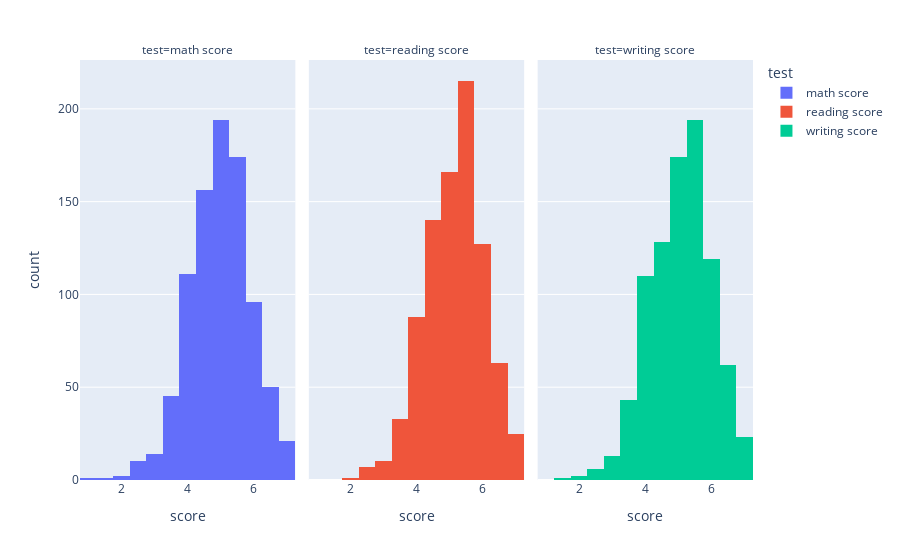

Notebook cell for this chart:
### Markdown cell above
**Histograma con Faceta:**

### Code cell
fig = px.histogram(df_scores, x="score", color="test", facet_col='test',nbins=13,
                         hover_data=df_scores.columns)
fig.show()

### Figure 1 — Plotly figure (JSON) as saved in the notebook; plotly's stock layout.template omitted (floating-point values rounded to 4 significant figures; data arrays with more than 128 entries replaced by an {"elided": "..."} marker saying what was removed)
{"data": [{"alignmentgroup": "True", "bingroup": "x", "hovertemplate": "test=math score<br>score=%{x}<br>count=%{y}<extra></extra>", "legendgroup": "math score", "marker": {"color": "#636efa", "pattern": {"shape": ""}}, "name": "math score", "nbinsx": 13, "offsetgroup": "math score", "orientation": "v", "showlegend": true, "type": "histogram", "x": {"elided": "875 float values"}, "xaxis": "x", "yaxis": "y"}, {"alignmentgroup": "True", "bingroup": "x", "hovertemplate": "test=reading score<br>score=%{x}<br>count=%{y}<extra></extra>", "legendgroup": "reading score", "marker": {"color": "#EF553B", "pattern": {"shape": ""}}, "name": "reading score", "nbinsx": 13, "offsetgroup": "reading score", "orientation": "v", "showlegend": true, "type": "histogram", "x": {"elided": "875 float values"}, "xaxis": "x2", "yaxis": "y2"}, {"alignmentgroup": "True", "bingroup": "x", "hovertemplate": "test=writing score<br>score=%{x}<br>count=%{y}<extra></extra>", "legendgroup": "writing score", "marker": {"color": "#00cc96", "pattern": {"shape": ""}}, "name": "writing score", "nbinsx": 13, "offsetgroup": "writing score", "orientation": "v", "showlegend": true, "type": "histogram", "x": {"elided": "875 float values"}, "xaxis": "x3", "yaxis": "y3"}], "layout": {"annotations": [{"font": {}, "showarrow": false, "text": "test=math score", "x": 0.16, "xanchor": "center", "xref": "paper", "y": 1, "yanchor": "bottom", "yref": "paper"}, {"font": {}, "showarrow": false, "text": "test=reading score", "x": 0.5, "xanchor": "center", "xref": "paper", "y": 1, "yanchor": "bottom", "yref": "paper"}, {"font": {}, "showarrow": false, "text": "test=writing score", "x": 0.84, "xanchor": "center", "xref": "paper", "y": 1, "yanchor": "bottom", "yref": "paper"}], "barmode": "relative", "legend": {"title": {"text": "test"}, "tracegroupgap": 0}, "margin": {"t": 60}, "xaxis": {"anchor": "y", "domain": [0, 0.32], "title": {"text": "score"}}, "xaxis2": {"anchor": "y2", "domain": [0.34, 0.66], "matches": "x", "title": {"text": "score"}}, "xaxis3": {"anchor": "y3", "domain": [0.68, 1.0], "matches": "x", "title": {"text": "score"}}, "yaxis": {"anchor": "x", "domain": [0, 1], "title": {"text": "count"}}, "yaxis2": {"anchor": "x2", "domain": [0, 1], "matches": "y", "showticklabels": false}, "yaxis3": {"anchor": "x3", "domain": [0, 1], "matches": "y", "showticklabels": false}}}
